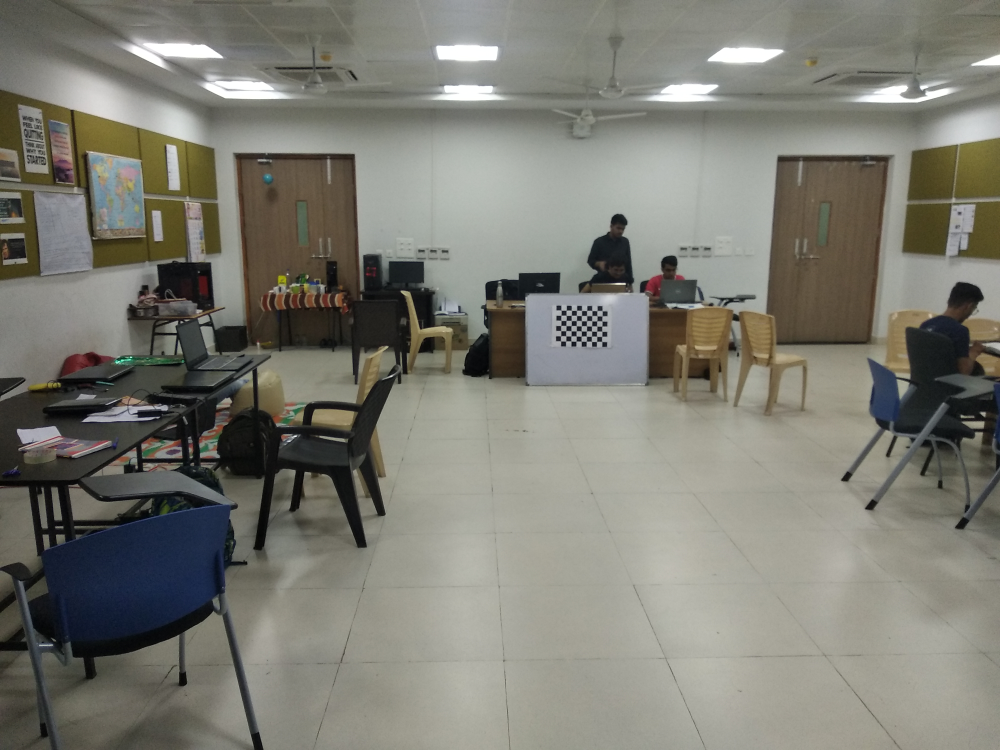
#> input picture checker_dataset/checker.jpeg, 4000 x 3000 px, found by its file name (shown at 1/4 size)
$ python checker.py
#> lines starting #> are read from the running program, lines starting #| are printed output that depends on the picture; long printed decimals are rounded
import cv2
import numpy as np
import importlib
import matplotlib
from matplotlib import cm
from mpl_toolkits.mplot3d import Axes3D
import matplotlib.pyplot as plt
matplotlib.get_backend()

number_of_frame = 4
img1 = cv2.imread('/home/abhay/Documents/checker.jpeg')
#> img1 is the input picture: shape (3000, 4000, 3); mean B, G, R 114.9, 124, 124.7
img2 = cv2.imread('/home/abhay/Documents/checker1.jpg')
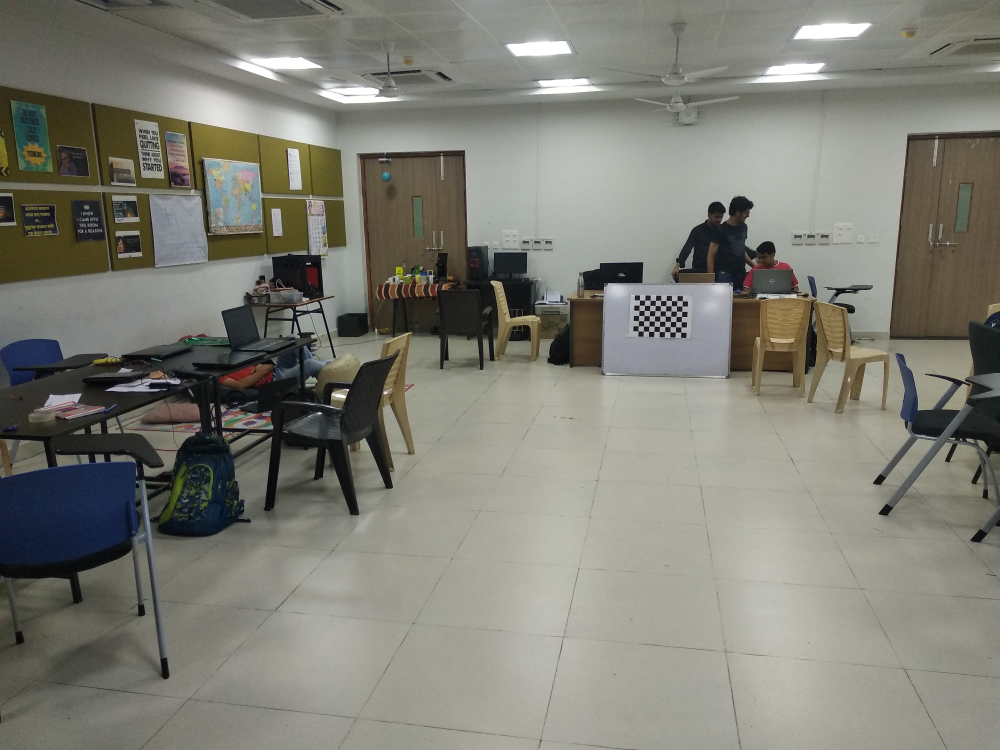
#> input picture checker_dataset/checker1.jpg, 4000 x 3000 px, found by its file name (shown at 1/4 size)
#> img2 is the input picture: shape (3000, 4000, 3); mean B, G, R 116.9, 126.3, 126.5
img3 = cv2.imread('/home/abhay/Documents/checker2.jpg')
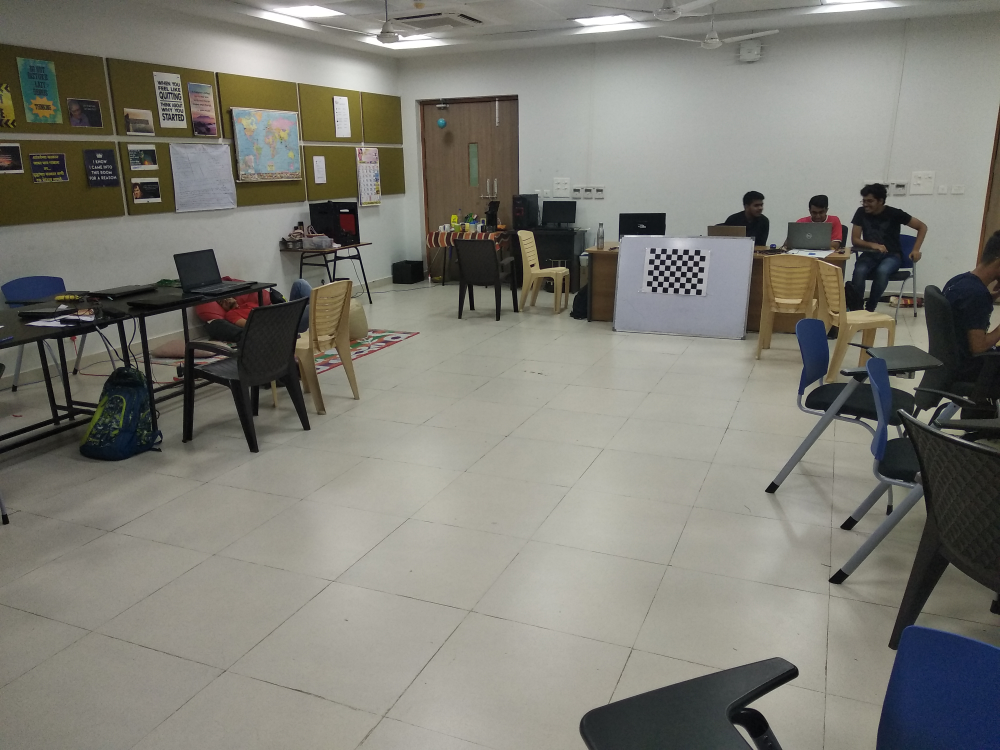
#> input picture checker_dataset/checker2.jpg, 4000 x 3000 px, found by its file name (shown at 1/4 size)
#> img3 is the input picture: shape (3000, 4000, 3); mean B, G, R 116.3, 124.5, 125.7
img4 = cv2.imread('/home/abhay/Documents/checker3.jpg')
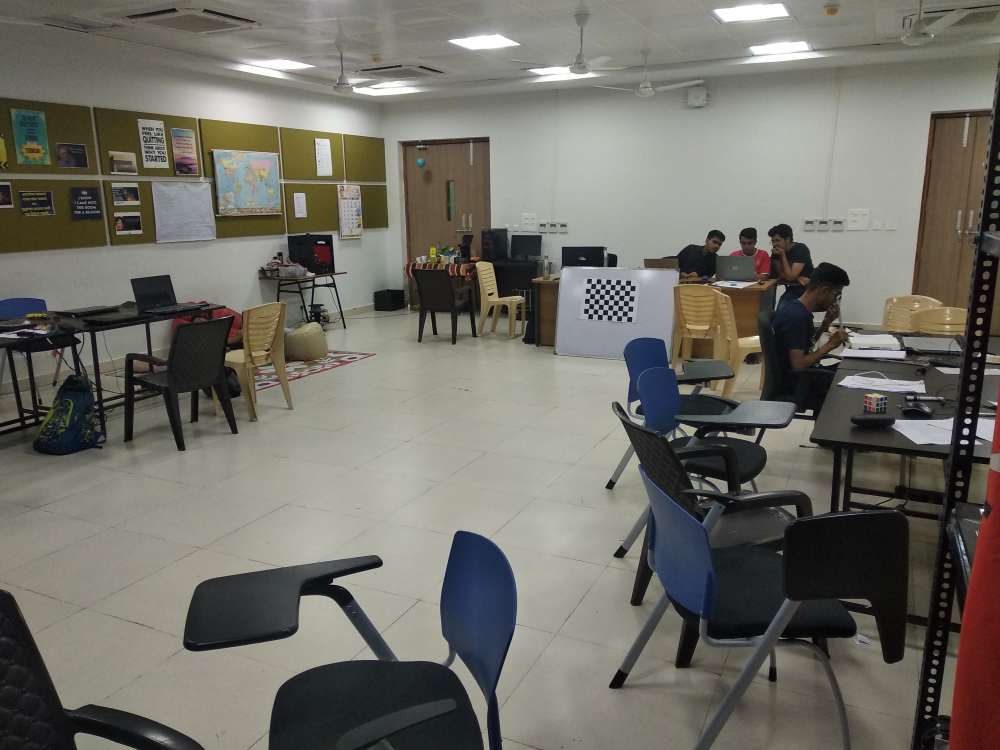
#> input picture checker_dataset/checker3.jpg, 4000 x 3000 px, found by its file name (shown at 1/4 size)
#> img4 is the input picture: shape (3000, 4000, 3); mean B, G, R 102.6, 110.4, 112.4

ret1, corners1 = cv2.findChessboardCorners(img1, (9,7))
#> ret1 = True; corners1 = 63 rows, first 8: [2245.4, 1243.1], [2266.5, 1242.5], [2286.5, 1242.5], [2306.5, 1242.5], [2327.6, 1245.5], [2347, 1243], [2367.5, 1244.6], [2389, 1244]
print(corners1)
#> (printed output is left out)
cv2.drawChessboardCorners(img1, (9,7), corners1, ret1)
cv2.namedWindow("", cv2.WINDOW_NORMAL)
cv2.imshow("", img1)
cv2.waitKey(0)
ret2, corners2 = cv2.findChessboardCorners(img2, (9,7))
#> ret2 = True; corners2 = 63 rows, first 8: [2559.4, 1201.8], [2580.6, 1202], [2601.8, 1202.5], [2623.2, 1202.5], [2644.2, 1203.4], [2665.5, 1203.5], [2687.4, 1204.1], [2709.2, 1204.4]
cv2.drawChessboardCorners(img2, (9,7), corners2, ret2)
cv2.imshow("", img2)
cv2.waitKey(1)
ret3, corners3 = cv2.findChessboardCorners(img3, (9,7))
#> ret3 = True; corners3 = 63 rows, first 8: [2621.4, 1015.3], [2643.3, 1016.2], [2665.3, 1016.8], [2687.5, 1017.8], [2709.5, 1019], [2731.4, 1019.8], [2754, 1020.6], [2776.6, 1021.5]
cv2.drawChessboardCorners(img3, (9,7), corners3, ret3)
cv2.imshow("", img3)
cv2.waitKey(1)
ret4, corners4 = cv2.findChessboardCorners(img4, (9,7))
#> ret4 = True; corners4 = 63 rows, first 8: [2365.7, 1135.6], [2384.7, 1136.5], [2404.2, 1137.4], [2423.5, 1138.3], [2443.6, 1139.6], [2462.6, 1139.9], [2482.5, 1141.5], [2502.5, 1142.1]
cv2.drawChessboardCorners(img4, (9,7), corners4, ret4)
cv2.imshow("", img4)
cv2.waitKey(1)

corners1 = corners1.reshape(-1,2)
#> corners1 = 63 pairs, first value 2244 to 2410.4, second value 1242.5 to 1369.8
# print(corners1)
corners2 = corners2.reshape(-1,2)
#> corners2 = 63 pairs, first value 2553.5 to 2730.4, second value 1201.8 to 1330.3
corners3 = corners3.reshape(-1,2)
#> corners3 = 63 pairs, first value 2608 to 2799.8, second value 1015.3 to 1156.4
corners4 = corners4.reshape(-1,2)
#> corners4 = 63 pairs, first value 2354.2 to 2523, second value 1135.6 to 1266.5
#
#
w = np.asarray([corners1[:,0],corners2[:,0],corners3[:,0],corners4[:,0],corners1[:,1],corners2[:,1],corners3[:,1],corners4[:,1]])
#
w_bar = w - np.mean(w,axis=1)[:,None]
w_bar = w_bar.astype('float32')
#
#
u, s_, v = np.linalg.svd(w_bar, full_matrices=False)
#> s_ = [859.7, 666.1, 6.55, 5.61, 2.22, 1.43, 1.33, 1.24]
#
s = np.diag(s_)[:3,:3]
#> s = [[859.7, 0, 0], [0, 666.1, 0], [0, 0, 6.55]]
u = u[:,0:3]
#> u = [[-0.489, 0.0318, 0.635], [-0.51, 0.016, -0.0874], [-0.531, -0.014, -0.254], [-0.468, -0.013, -0.299], [0.0164, 0.489, -0.587], [0.0114, 0.495, 0.15], [-0.00188, 0.528, 0.191], [-0.00506, 0.485, 0.177]]
v = v[0:3,:]

S_cap = np.dot(np.sqrt(s),v)
R_cap = np.dot(u,np.sqrt(s))
#> R_cap = [[-14.32, 0.82, 1.62], [-14.96, 0.414, -0.224], [-15.57, -0.362, -0.651], [-13.71, -0.334, -0.765], [0.481, 12.62, -1.5], [0.333, 12.77, 0.383], [-0.0553, 13.63, 0.489], [-0.148, 12.52, 0.453]]

R_cap_i = R_cap[0:number_of_frame,:]
#> R_cap_i = [[-14.32, 0.82, 1.62], [-14.96, 0.414, -0.224], [-15.57, -0.362, -0.651], [-13.71, -0.334, -0.765]]
R_cap_j = R_cap[number_of_frame:2*number_of_frame, :]
#> R_cap_j = [[0.481, 12.62, -1.5], [0.333, 12.77, 0.383], [-0.0553, 13.63, 0.489], [-0.148, 12.52, 0.453]]

# # Calculating R from R_cap
A = np.zeros((2*number_of_frame,6))

for i in range (number_of_frame):
    A[2*i,0] = (R_cap_i[i,0]**2) - (R_cap_j[i,0]**2)
    A[2 * i, 1] = 2 * ((R_cap_i[i, 0] * R_cap_i[i, 1]) - (R_cap_j[i, 0] * R_cap_j[i, 1]))
    A[2*i,2] =  2 * ((R_cap_i[i, 0] * R_cap_i[i, 2]) - (R_cap_j[i, 0] * R_cap_j[i, 2]))
    A[2*i,3] =  (R_cap_i[i,1]**2) - (R_cap_j[i,1]**2)
    A[2*i,5] =  (R_cap_i[i,2]**2) - (R_cap_j[i,2]**2)
    A[2*i,4] = 2*((R_cap_i[i, 2] * R_cap_i[i, 1]) - (R_cap_j[i, 2] * R_cap_j[i, 1]))

    A[2*i+1,0] = R_cap_i[i,0]*R_cap_j[i,0]
    A[2*i+1,1] = R_cap_i[i,1]*R_cap_j[i,0] + R_cap_i[i,0]*R_cap_j[i,1]
    A[2*i+1,2] = R_cap_i[i,2]*R_cap_j[i,0] + R_cap_i[i,0]*R_cap_j[i,2]
    A[2 * i + 1, 3] = R_cap_i[i, 1] * R_cap_j[i, 1]
    A[2*i+1,4] = R_cap_i[i,2]*R_cap_j[i,1] + R_cap_i[i,1]*R_cap_j[i,2]
    A[2*i+1,5] = R_cap_i[i, 2] * R_cap_j[i, 2]
#> after the loop, A = [[204.9, -35.63, -45.1, -158.6, 40.58, 0.384], [-6.9, -180.4, 22.3, 10.35, 19.28, -2.44], [223.7, -20.9, 6.44, -163, -9.96, -0.0964], [-4.98, -191, -5.8, 5.29, -2.7, -0.0856], [242.5, 12.77, 20.32, -185.5, -12.86, 0.184], [0.86, -212.2, -7.58, -4.93, -9.04, -0.318], [187.9, 12.89, 21.11, -156.7, -10.84, 0.38], [2.04, -171.6, -6.1, -4.19, -9.73, -0.347]]
#
U , SIG , V = np.linalg.svd(A, full_matrices=False)
#> U = [[-0.478, -0.0689, -0.861, -0.0962, -0.117, -0.00773], [0.00832, -0.474, 0.12, -0.856, 0.0748, -0.15], [-0.509, -0.0259, 0.156, 0.129, 0.634, -0.215], [-0.000564, -0.501, -0.00436, 0.146, 0.115, 0.815], [-0.559, 0.0658, 0.332, -0.0235, 0.109, 0.176], [-0.022, -0.556, 0.0354, 0.334, -0.182, -0.226], [-0.447, 0.0599, 0.326, -0.0609, -0.717, 0.0583], [-0.0199, -0.449, 0.0499, 0.322, -0.0801, -0.425]]; SIG = [545.1, 381.2, 70.15, 34.67, 12.95, 0.589]; V = [[-0.791, 0.0393, -0.00377, 0.61, -0.00316, -0.000759], [0.0306, 0.999, 0.0127, -0.0246, -0.00632, 0.00405], [-0.00861, -0.0138, 0.792, -0.00855, -0.61, -0.00686], [-0.0575, 0.00226, -0.607, -0.0824, -0.787, 0.0514], [0.608, 0.00102, -0.0531, 0.787, -0.0882, -0.0359], [0.0241, -0.0042, 0.0347, 0.0331, 0.0332, 0.998]]
v = (V.T)[:,-1]
#> v = [0.0241, -0.0042, 0.0347, 0.0331, 0.0332, 0.998]
QQT = np.zeros((3,3))

QQT[0,0] = v[0]
QQT[1,1] = v[3]
QQT[2,2] = v[5]

QQT[0,1] = v[1]
QQT[1,0] = v[1]


QQT[0,2] = v[2]
QQT[2,0] = v[2]

QQT[2,1] = v[4]
QQT[1,2] = v[4]

Q = np.linalg.cholesky(QQT)

R = np.dot(R_cap,Q)
#> R = [[-1.88, 0.502, 1.54], [-2.38, 0.0257, -0.212], [-2.55, -0.207, -0.617], [-2.29, -0.227, -0.726], [-0.603, 1.94, -1.43], [-0.208, 2.38, 0.363], [-0.268, 2.56, 0.464], [-0.26, 2.35, 0.43]]
print(np.dot(R[0,:],R[number_of_frame,:]))
#| -0.08817

Q_inv = np.linalg.inv(Q)

S = np.dot(Q_inv,S_cap)

X = S[0,:]
#> X = 63 values, max 38.66 at index 54, min -39.26 at index 8, mean 5.61e-05
Y = S[1,:]
#> Y = 63 values, max 30.95 at index 54, min -31.47 at index 8, mean 3.03e-05
Z = S[2,:]
#> Z = 63 values, max 15.95 at index 8, min -16.61 at index 54, mean -3.63e-05
fig = plt.figure()
ax = fig.add_subplot(111, projection='3d')
ax.scatter(X,Y,Z, c='r', marker='o')
ax.set_xlabel('X Label')
ax.set_ylabel('Y Label')
ax.set_zlabel('Z Label')
fig.savefig('/home/abhay/Documents/optical_flow4.png', bbox_inches='tight')
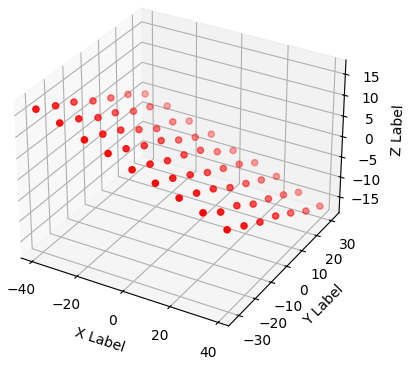
#> figure drawn by matplotlib, 1 panel
